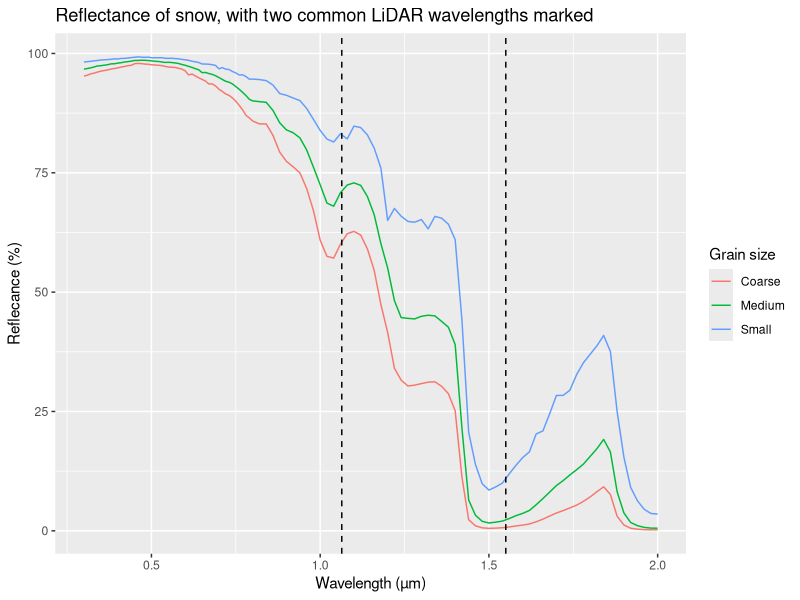
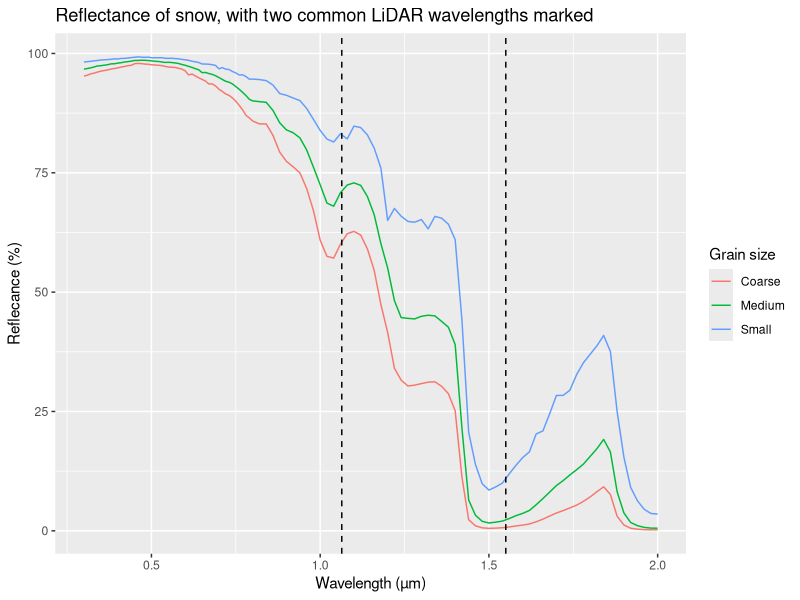

Write the R code that produced these figures, in order.
library(ggplot2)

small <- read.table("data/small.txt", col.names = c("Wavelength", "Reflectance"))
medium <- read.table("data/medium.txt", col.names = c("Wavelength", "Reflectance"))
coarse <- read.table("data/coarse.txt", col.names = c("Wavelength", "Reflectance"))

small$GrainSize <- "Small"
medium$GrainSize <- "Medium"
coarse$GrainSize <- "Coarse"

snow <- rbind(small, medium, coarse)

ggplot(snow, aes(Wavelength, Reflectance, colour = GrainSize)) +
  geom_line() +
  scale_x_continuous(limits = c(0.3, 2.0)) +
  geom_vline(linetype = "dashed", xintercept = 1064e-3) +
  geom_vline(linetype = "dashed", xintercept = 1550e-3) +
  scale_color_discrete(guide = guide_legend(title = "Grain size")) +
  xlab("Wavelength (µm)") +
  ylab("Reflecance (%)") +
  ggtitle("Reflectance of snow, with two common LiDAR wavelengths marked")
ggsave("img/reflectance.png")
